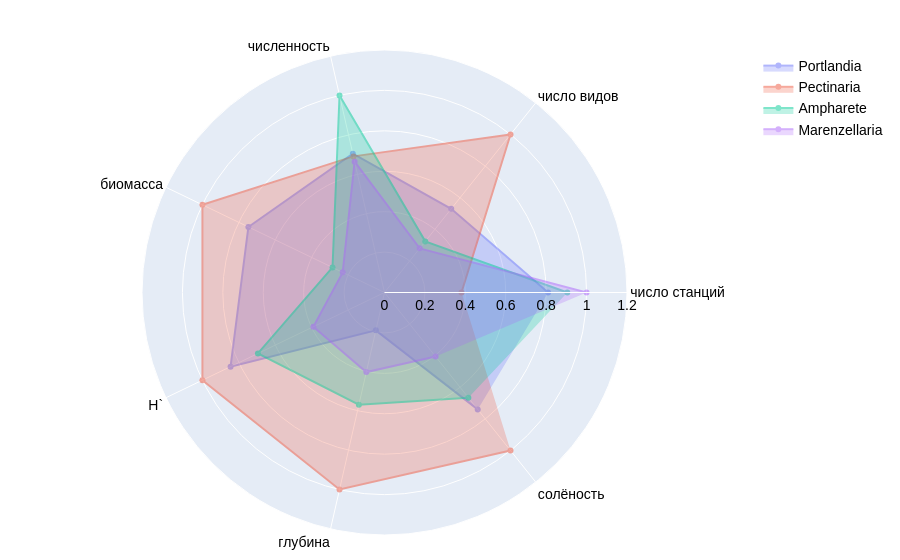

Write notebook code for a chart like this one.
### Code cell
# make single plot with multiple data

fig = go.Figure()

fig.add_trace(go.Scatterpolar(
      r=list(d3['Portlandia']),
      theta=d3['theta'],
      fill='toself',
      name='Portlandia',
      opacity=0.5,
))

fig.add_trace(go.Scatterpolar(
      r=list(d3['Pectinaria']),
      theta=d3['theta'],
      fill='toself',
      name='Pectinaria',
      opacity=0.5
))

fig.add_trace(go.Scatterpolar(
      r=list(d3['Ampharete']),
      theta=d3['theta'],
      fill='toself',
      name='Ampharete',
      opacity=0.5
))

fig.add_trace(go.Scatterpolar(
      r=list(d3['Marenzellaria']),
      theta=d3['theta'],
      fill='toself',
      name='Marenzellaria',
      opacity=0.5
))

fig.update_layout(
  polar=dict(
    radialaxis=dict(
      visible=True,
      range=[0, 1.2]
    )),
  showlegend=True
)
fig.update_layout(margin = dict(t=50, l=25, r=25, b=25))
fig.update_layout(
    font=dict(
        family="Helvetica", # Specify font family (can be multiple, comma-separated)
        size=14,                  # Set font size
        color="black"              # Set font color
    )
)

fig.write_image('02_pictures/25_Radar_benthos.jpg')
fig.show()

### Figure 1 — Plotly figure (JSON) as saved in the notebook; plotly's stock layout.template omitted (floating-point values rounded to 4 significant figures)
{"data": [{"fill": "toself", "name": "Portlandia", "opacity": 0.5, "r": [0.8095, 0.5294, 0.7044, 0.7476, 0.8455, 0.1921, 0.7399], "theta": ["число станций", "число видов", "численность", "биомасса", "H`", "глубина", "солёность"], "type": "scatterpolar"}, {"fill": "toself", "name": "Pectinaria", "opacity": 0.5, "r": [0.381, 1, 0.6909, 1, 1, 1, 1], "theta": ["число станций", "число видов", "численность", "биомасса", "H`", "глубина", "солёность"], "type": "scatterpolar"}, {"fill": "toself", "name": "Ampharete", "opacity": 0.5, "r": [0.9048, 0.3235, 1, 0.2855, 0.6953, 0.5695, 0.6655], "theta": ["число станций", "число видов", "численность", "биомасса", "H`", "глубина", "солёность"], "type": "scatterpolar"}, {"fill": "toself", "name": "Marenzellaria", "opacity": 0.5, "r": [1, 0.2794, 0.6641, 0.2296, 0.3906, 0.404, 0.4054], "theta": ["число станций", "число видов", "численность", "биомасса", "H`", "глубина", "солёность"], "type": "scatterpolar"}], "layout": {"font": {"color": "black", "family": "Helvetica", "size": 14}, "margin": {"b": 25, "l": 25, "r": 25, "t": 50}, "polar": {"radialaxis": {"range": [0, 1.2], "visible": true}}, "showlegend": true}}
